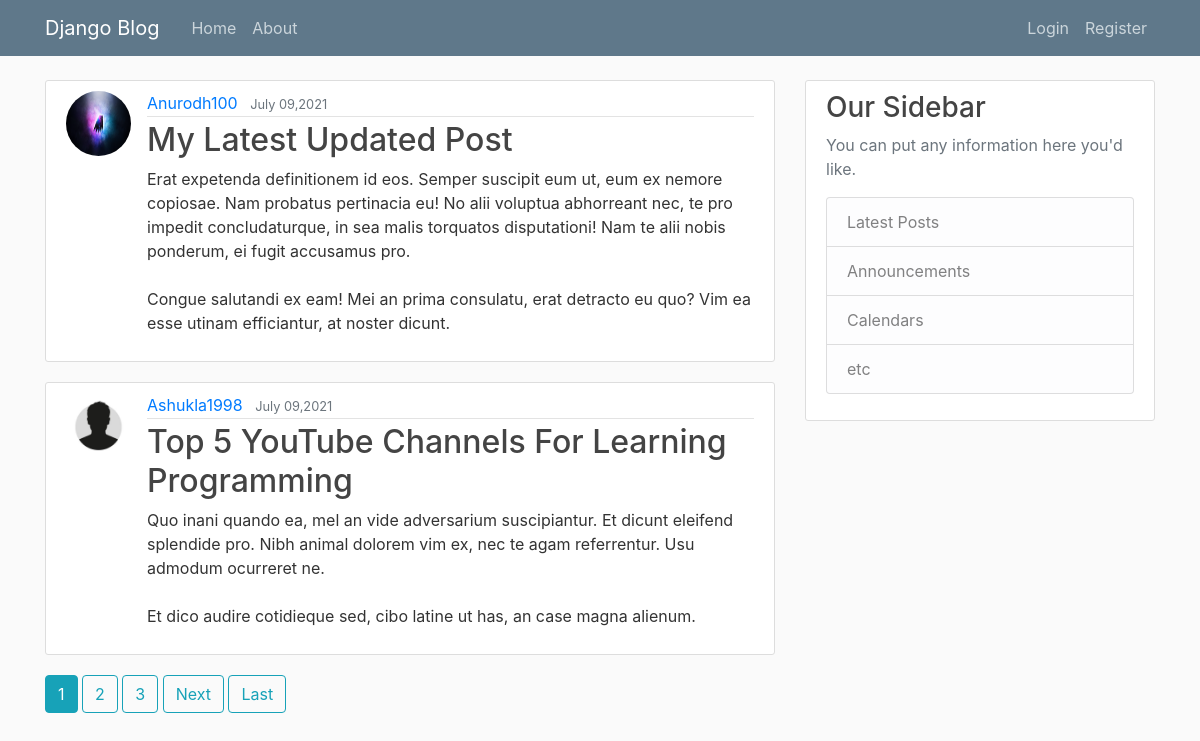
The page / on the database its author committed.
### blog/models.py (models this page shows, shortened)
class Post(models.Model):
    title = models.CharField(max_length = 100)
    content = models.TextField()
    date_posted = models.DateTimeField(default = timezone.now)
    author = models.ForeignKey(User,on_delete = models.CASCADE)

### users/models.py (models this page shows, shortened)
class Profile(models.Model):
    user = models.OneToOneField(User, on_delete =models.CASCADE)
    image = models.ImageField(default = 'default.jpg',upload_to = 'profile_pics')

### blog/views.py (the view)
# urls.py: path('', PostListView.as_view(), name='blog-home'),
class PostListView(ListView):
    model = Post
    template_name = 'blog/home.html'
    context_object_name ='posts'
    ordering = ['-date_posted']
    paginate_by = 2

### blog/templates/blog/home.html (shortened to what this page needs)
{% extends "blog/base.html" %}
{% block content %}
    {% for post in posts %}
    <article class="media content-section">
      <img class="rounded-circle article-img" src="{{ post.author.profile.image.url }}">
        <div class="media-body">
          <div class="article-metadata">
            <a class="mr-2" href="{% url 'user-posts' post.author.username %}">{{ post.author }}</a>
            <small class="text-muted">{{ post.date_posted| date:"F d,Y" }}</small>
          </div>
          <h2><a class="article-title" href="{% url 'post-detail' post.id %}">{{ post.title }}</a></h2>
          <p class="article-content">{{ post.content }}</p>
        </div>
      </article>
    {% endfor %}
    {% if is_paginated %}
      {% for num in page_obj.paginator.page_range %}
        {% if page_obj.number == num %}
          <a class="btn btn-info mb-4" href="?page={{ num }}">{{ num }}</a>
        {% elif num > page_obj.number|add:'-3' and num < page_obj.number|add:'3' %}
          <a class="btn btn-outline-info mb-4" href="?page={{ num }}">{{ num }}</a>
        {% endif %}
      {% endfor %}
      {% if page_obj.has_next %}
        <a class="btn btn-outline-info mb-4" href="?page={{ page_obj.next_page_number }}">Next</a>
        <a class="btn btn-outline-info mb-4" href="?page={{ page_obj.paginator.num_pages }}">Last</a>
      {% endif %}
    {% endif %}
{%  endblock content %}

### blog/static/blog/main.css (style rules this page uses)
body { background: #fafafa; color: #333333; margin-top: 5rem; }
h1, h2, h3, h4, h5, h6 { color: #444444; }
.content-section { background: #ffffff; padding: 10px 20px; border: 1px solid #dddddd; border-radius: 3px; margin-bottom: 20px; }
.article-title { color: #444444; }
.article-content { white-space: pre-line; }
.article-img { height: 65px; width: 65px; margin-right: 16px; }
.article-metadata { padding-bottom: 1px; margin-bottom: 4px; border-bottom: 1px solid #e3e3e3 }

### rows shown on the page
Post: author.profile.image (picture), author "Anurodh100", date_posted "July 09,2021", title "My Latest Updated Post", content "Erat expetenda definitionem id eos. Semper suscipit eum ut, eum ex nemore copiosae. Nam probatus pertinacia eu! No alii voluptua abhorreant nec, te pro impedit concludaturque, in sea malis torquatos disputationi! Nam te alii nobis ponderum, ei fugit accusamus pro. Congue salutandi ex eam! Mei an prima consulatu, erat detracto eu quo? Vim ea esse utinam efficiantur, at noster dicunt."
Post: author.profile.image (placeholder picture), author "Ashukla1998", date_posted "July 09,2021", title "Top 5 YouTube Channels For Learning Programming", content "Quo inani quando ea, mel an vide adversarium suscipiantur. Et dicunt eleifend splendide pro. Nibh animal dolorem vim ex, nec te agam referrentur. Usu admodum ocurreret ne. Et dico audire cotidieque sed, cibo latine ut has, an case magna alienum."

### other values the page prints
{{ num }} "1"
{{ num }} "2" "3"
